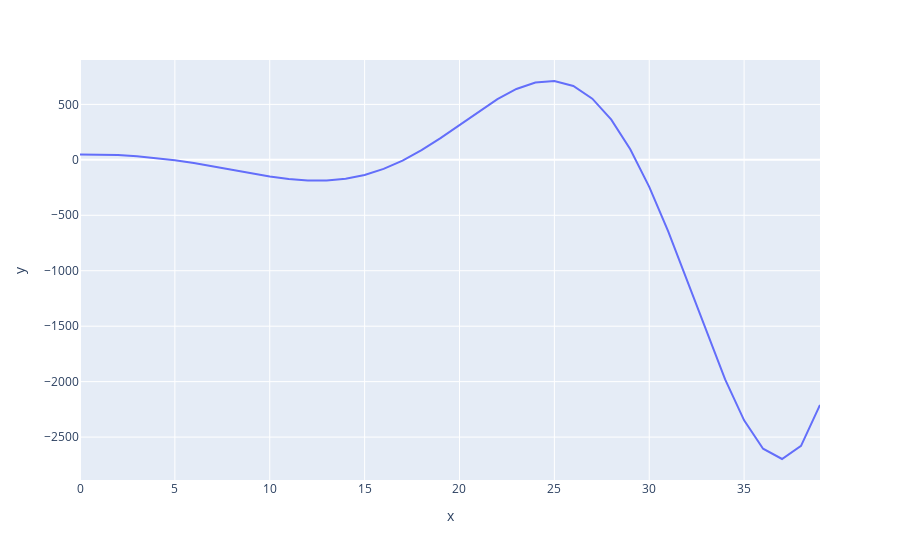

Source (notebook cell):
### Code cell
xs=[]
covs=[]
for _ in range(40):
    f.predict()
    f.update([f.x[0]])
    xs.append(f.x)
    covs.append(f.P)
xs = np.array(xs)
covs = np.array(covs)
px.line(y=xs[:,0])

### Figure 1 — Plotly figure (JSON) as saved in the notebook; plotly's stock layout.template omitted (floating-point values rounded to 4 significant figures)
{"data": [{"hovertemplate": "x=%{x}<br>y=%{y}<extra></extra>", "legendgroup": "", "line": {"color": "#636efa", "dash": "solid"}, "mode": "lines", "name": "", "orientation": "v", "showlegend": false, "type": "scatter", "x": [0, 1, 2, 3, 4, 5, 6, 7, 8, 9, 10, 11, 12, 13, 14, 15, 16, 17, 18, 19, 20, 21, 22, 23, 24, 25, 26, 27, 28, 29, 30, 31, 32, 33, 34, 35, 36, 37, 38, 39], "xaxis": "x", "y": [49.05, 48.79, 43.45, 33.18, 17.51, -3.469, -29.26, -58.79, -90.43, -121.9, -150.6, -173.2, -186.3, -186.5, -170.6, -136.2, -81.54, -6.569, 87.21, 196.3, 314.9, 435.1, 547.0, 638.9, 697.8, 710.8, 665.5, 551.6, 362.4, 95.77, -244.0, -645.3, -1088.0, -1545.0, -1980.0, -2349.0, -2605.0, -2697.0, -2580.0, -2210.0], "yaxis": "y"}], "layout": {"autosize": true, "legend": {"tracegroupgap": 0}, "margin": {"t": 60}, "xaxis": {"anchor": "y", "autorange": true, "domain": [0, 1], "range": [0, 39], "title": {"text": "x"}, "type": "linear"}, "yaxis": {"anchor": "x", "autorange": true, "domain": [0, 1], "range": [-2887.0, 900.2], "title": {"text": "y"}, "type": "linear"}}}
